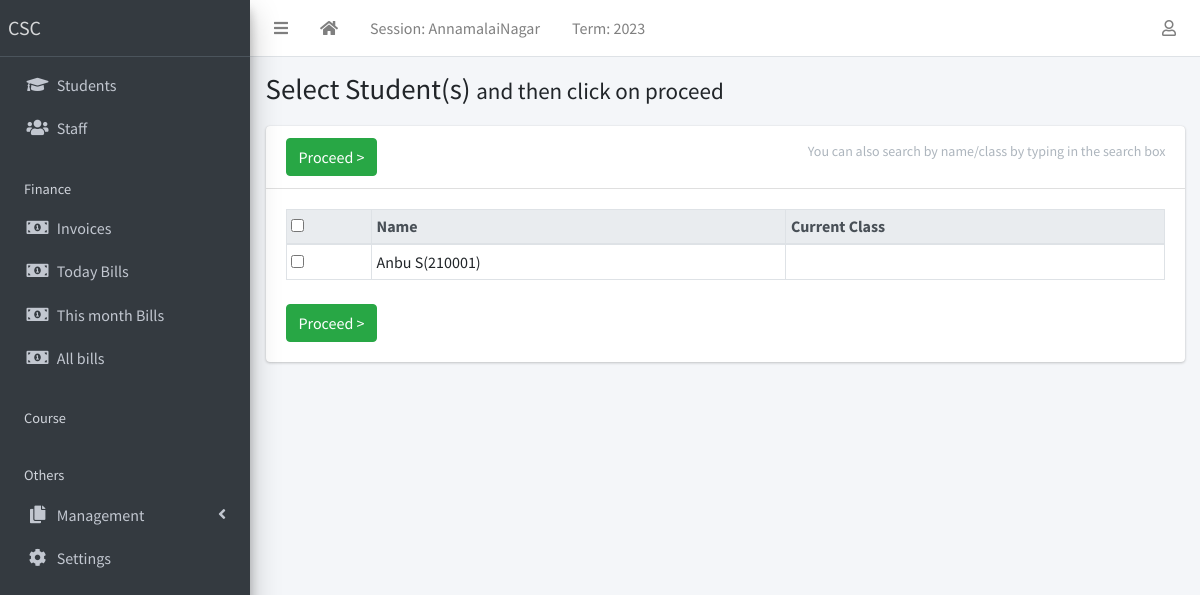
The page /result/create/ (signed in) on the database as committed earlier.
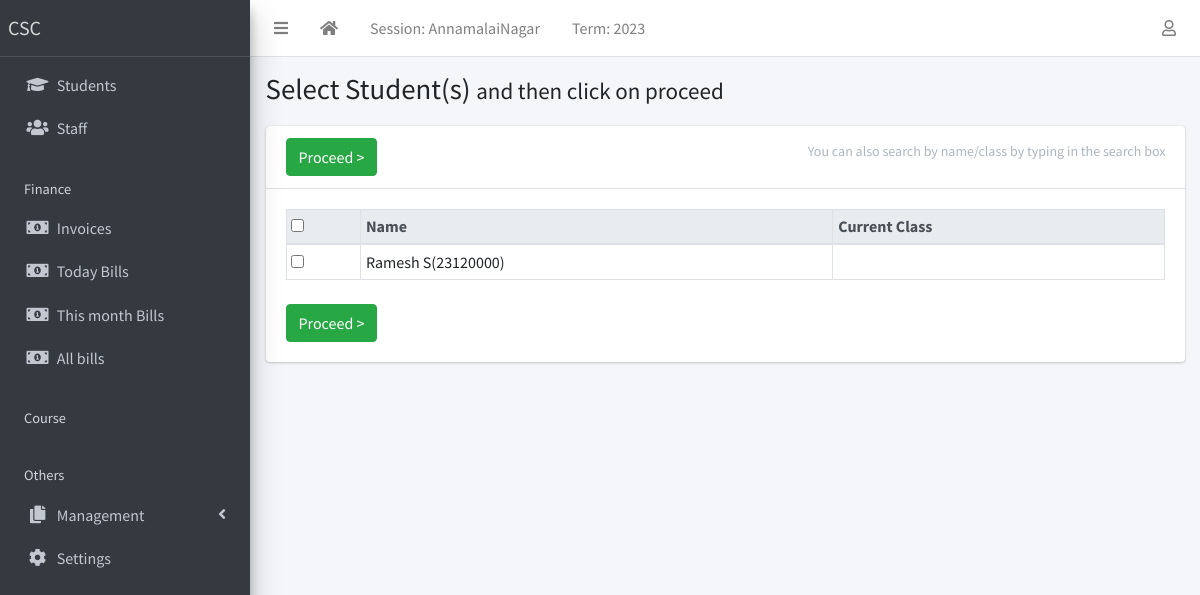
The same page on the database as committed later.
### apps/students/models.py (models this page shows, shortened)
class Student(models.Model):
    GENDER_CHOICES = [("male", "Male"), ("female", "Female"),("others","others")]
    RELIGION_CHOICE = [('Hindu','Hindu'),('Christian','Christian'),('Muslim','Muslim'),("others","others")]
    COMMUNITY_CHOICE = [('OC','OC'),('BC','BC'),('MBC','MBC'),('ST/SC','ST/SC'),("others","others")]
    STUDENT_ROLE_CHOICES = [
        ("Employed", "Employed"),
        ("Unemployed", "Unemployed"),
        ("Housewife", "Housewife"),
        ("Businessman", "Businessman"),
        ("Student", "Student"),
        ("Others", "Others"),
    ]
    STATUS_CHOICES = [("active", "Active"), ("inactive", "Inactive")]
    if_enq = models.ForeignKey(Enquiry,on_delete=models.CASCADE,default=None,null=True)
    current_status = models.CharField(
        max_length=10, choices=STATUS_CHOICES, default="active"
    )
    student_name = models.CharField("Student Name", max_length=255, blank=False, default="")
    enrol_no = models.IntegerField("Enrollment Number",default=0,null=False,unique=True)
    rel_name = models.CharField(
                default=None, max_length=255, verbose_name="Father/Husband Name"
            )
    rel_occupation = models.CharField("Father/Husband Occupation",max_length=255,default=None,null=False)
    date_of_birth = models.DateField(
                default=timezone.now, verbose_name="Date of Birth"
            )
    age = models.IntegerField("Age",default=0,blank=True)
    gender = models.CharField("Gender", max_length=10, choices=GENDER_CHOICES, default="male")
    religion = models.CharField("Religion",max_length=554,default="Hindu",choices=RELIGION_CHOICE)
    community = models.CharField("Community",max_length=524,default="OC", choices=COMMUNITY_CHOICE)
    occupation = models.CharField(
                choices=[
                    ("Employed", "Employed"),
                    ("Unemployed", "Unemployed"),
                    ("Housewife", "Housewife"),
                    ("Businessman", "Businessman"),
                    ("Student", "Student"),
                    ("Others", "Others"),
                ],
                default="Student",
                max_length=1024,
                verbose_name="Student Occupation",
            )
    student_company_name = models.CharField(
                blank=True,
                max_length=1024,
                null=True,
                verbose_name="If Emloyed Company Name",
            )
    aadhar_no = models.BigIntegerField("Aadhar Number",null=True,default=None,blank=True)
    mobile_num_regex = RegexValidator(
        regex="^[0-9]{10,15}$", message="Entered mobile number isn't in a right format!"
    )
    mobile_number = models.CharField("Mobile Number",
        validators=[mobile_num_regex], max_length=13, blank=True
    )
    email = models.EmailField("Email", blank=False, default="")
    passport = models.ImageField("Photo",blank=True, upload_to="students/passports/")
    address = models.CharField("Address", max_length=255,default=None,blank=True)
    address1 = models.CharField("Address Line 2", max_length=255,default=None,blank=True,null=True)
    address2 = models.CharField("Address Line 3", max_length=255,default=None,blank=True,null=True)
    taluka = models.CharField("Taluk",max_length=255,default=None,blank=True,null=True)
    district = models.CharField("District",max_length=255,default=None,blank=True,null=True)
    pincode = models.IntegerField("Pincode", blank=True, default=None)
    date_of_admission = models.DateField(default=timezone.now)
    course = models.CharField("Course",max_length=1024,null=False,default="HDCA")
    class_time = models.CharField("Class Timinig",default="2pm - 4pm",max_length=255,null=False)
    total_fee = models.IntegerField("Total Fees",null=False,default=0)
    remark = models.CharField("Remark",max_length=500,default=None,blank=True)
    last_updated = models.DateTimeField(auto_now=True)
    class Meta:
        ordering = ["enrol_no"]
    def __str__(self):
        return f"{self.student_name}({self.enrol_no})"

### apps/result/views.py (the view, shortened to what this page needs)
# urls.py: path("create/", create_result, name="create-result"),
@login_required
def create_result(request):
    students = Student.objects.all()
    return render(request, "result/create_result.html", {"students": students})

### apps/corecode/context_processors.py (called while the page is built)
def site_defaults(request):
    current_session = AcademicSession.objects.get(current=True)
    current_term = AcademicTerm.objects.get(current=True)
    vals = SiteConfig.objects.all()
    contexts = {
        "current_session": current_session.name,
        "current_term": current_term.name,
    }
    for val in vals:
        contexts[val.key] = val.value
    return contexts

### apps/result/templates/result/create_result.html (shortened to what this page needs)
{% extends 'base.html' %}
{% block title %}
  Select Student(s) <span class="small">and then click on proceed</span>
{% endblock title %}
{% block content-header %}
  <form method="POST">
  <div class="card-header">
    <h3 class="card-title">
      <input type="submit" class="btn btn-success" value="Proceed >">
    </h3>
    <div class="card-tools">
      <p class="small btn btn-tool">You can also search by name/class by typing in the search box</p>
    </div>
  </div>
{% endblock content-header %}
{% block content %}
  <table id="studenttable" class="table table-sm table-bordered" data-page-length='100'>
    <thead class="thead-light">
      <tr>
        <th><input type="checkbox" id="selecter"></th>
        <th>Name</th>
        <th>Current Class</th>
      </tr>
    </thead>
    <tbody>
      {% for student in students %}
        <tr>
          <td><input type="checkbox" id="{{ student.id }}" name="students" value="{{ student.id}}"></td>
          <td>{{student}} </td>
          <td>{{student.current_class}}</td>
        </tr>
      {% endfor %}
    </tbody>
  </table>
  <input type="submit" class="btn btn-success mt-2" value="Proceed >">
</form>
{% endblock content %}

Rows that differ between the two databases and show on the page:
removed Student: student_name+enrol_no "Anbu S(210001)"
added Student: student_name+enrol_no "Ramesh S(23120000)"
